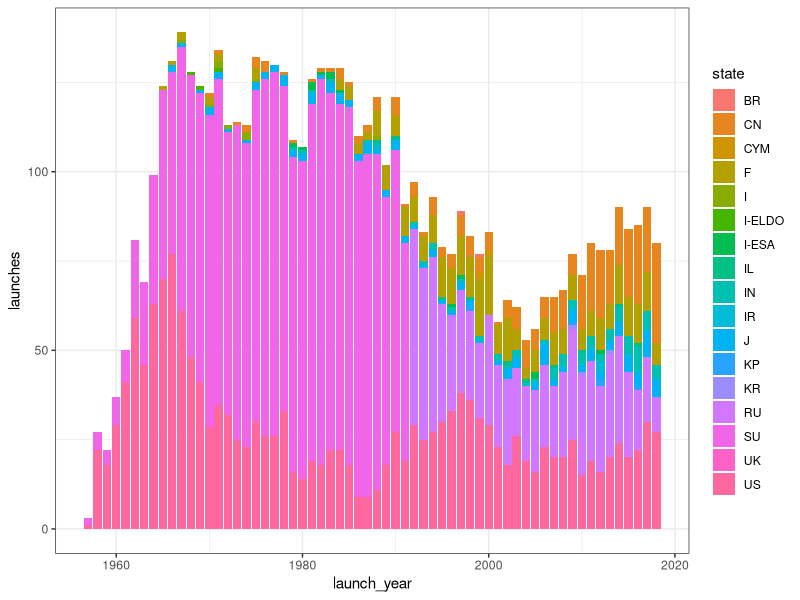

R code for this plot:
## ---- chunk 1
knitr::opts_chunk$set(echo = TRUE)
## ---- chunk 2

library(tidyverse)
library(ggplot2)
library(RColorBrewer)

## ---- chunk 3

agencies <- read.csv("agencies.csv")
launches <- read.csv("launches.csv")

## ---- chunk 4

state_names <- levels(launches$state_code)

#BR - Brazil
#CN - China
#CYM - 
#F - France
#I - Israel
#I-ELDO
#I-ESA
#IL - Italy
#IN - India
#IR - Iran
#J - Japan
#KP
#KR 
#RU - Russia
#SU - Soviet Union
#UK - United Kingdom
#US - United States


launch_time <- launches %>% 
  group_by(launch_year, state_code) %>% 
  tally() %>% 
  rename(launches = "n") %>% 
  rename(state = "state_code")

##Need to rename factor levels in "state" column
##Merge columns into "other" category
  

launch_success <- launches %>% 
  select(launch_date, launch_year, agency, state_code, category) %>% 
  group_by(launch_year, state_code, category) %>% 
  tally() 

## ---- chunk 5

gglaunch <- ggplot(launch_time, aes(x = launch_year, y = launches, fill = state)) +
  geom_bar(stat="identity") +
  theme_bw()

gglaunch

#need to figure out color pallete - scale_fill_brewer(palette = "Spectral") not have enough

